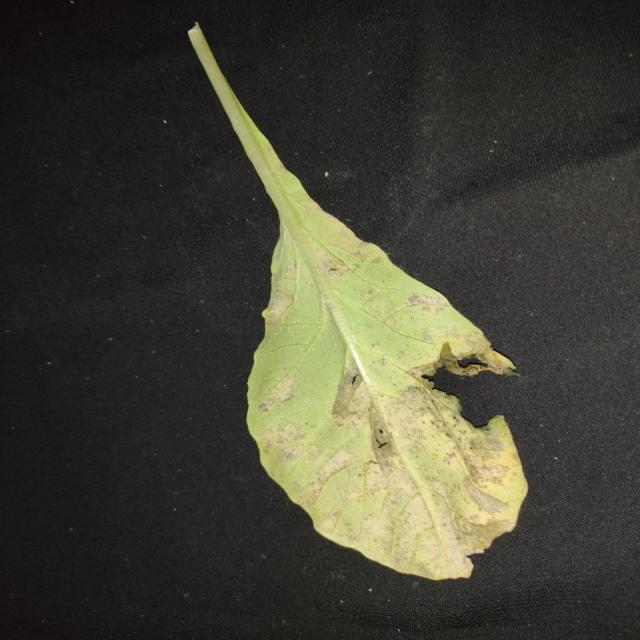
#> input picture original_dataset/test/images/Downey-Mildew-67-_jpg.rf.bab16d4437275fcb77301d542df937a4.jpg, 640 x 640 px
$ python -i merge_chili_dataset.py   (imports and definitions only)
#> lines starting #> are read from the running program, lines starting #| are printed output that depends on the picture
"""Safely merge the vetted Roboflow chili dataset into AgriVision training data.

The Roboflow export contains three rotated variants for most training images.  This
script keeps one variant per source image, maps the six source classes onto the
existing AgriVision class IDs, removes exact duplicates, and appends only to the
training split.  Existing validation and test images are never modified.
"""

import argparse
import hashlib
import re
import shutil
from collections import Counter, defaultdict
from pathlib import Path

import yaml
from PIL import Image

from split_dataset import CLIENTS, IMAGE_SUFFIXES, check_partition, class_names, validate_label


ROOT = Path(__file__).resolve().parent
DEFAULT_SOURCE = ROOT / "archive/imported_datasets/PENYAKIT PADA CABAI.v1i.yolov8"
ORIGINAL = ROOT / "original_dataset"
CLIENT_DATA = ROOT / "dataset"
SOURCE_SPLITS = ("train", "valid", "test")
SOURCE_NAMES = {
    0: "Cabai-Sehat",
    1: "Cabai-Terkena-Daun-Berkerut",
    2: "Cabai-Terkena-Penyakit-Anthacnose",
    3: "Cabai-Terkena-Penyakit-Kutu-Putih",
    4: "Cabai-Terkena-Penyakit-Leaf-Spot",
    5: "Cabai-Terkena-Penyakit-Yellowish",
}
TARGET_NAMES = {
    0: "Chili_healthy",
    1: "Chili_leaf_curl",
    2: "Chili_anthracnose",
    3: "Chili_whitefly",
    4: "Chili_leaf_spot",
    5: "Chili_yellowish",
}
SOURCE_ID_PATTERN = re.compile(r"\.rf\.[0-9a-f]+$", re.IGNORECASE)


def source_identity(image_path):
    """Return the pre-augmentation Roboflow source name."""
    return SOURCE_ID_PATTERN.sub("", image_path.stem)


# [22 lines left out: functions read_source_names, image_for_label, not called in this run]


def border_black_score(image_path):
    """Prefer the rotated variant with the smallest black border."""
    with Image.open(image_path) as image:
#> image is the input picture: PIL image 640x640 RGB; mean R, G, B 67, 66.2, 53.6
        image = image.convert("L")
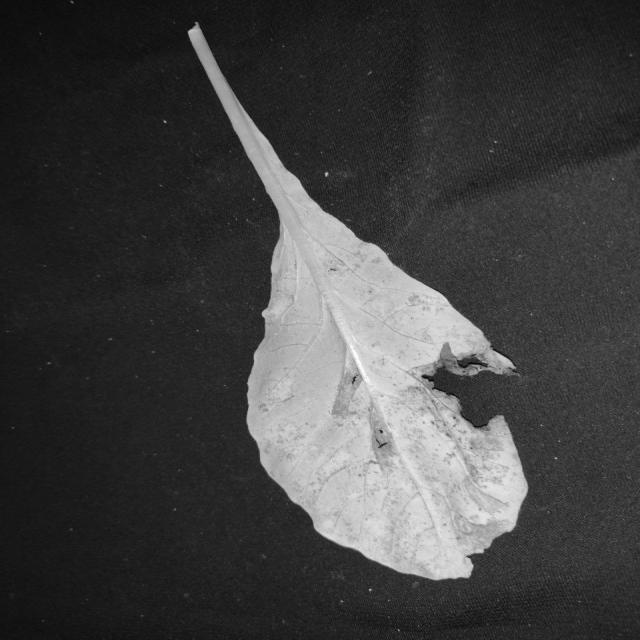
#> image: PIL image 640x640 L; min 4, max 253, mean 65.1
        width, height = image.size
#> width = 640; height = 640
        edge = max(1, min(width, height) // 20)
#> edge = 32
        regions = (
            (0, 0, width, edge),
            (0, height - edge, width, height),
            (0, edge, edge, height - edge),
            (width - edge, edge, width, height - edge),
        )
        black = 0
        total = 0
        for box in regions:
            crop = image.crop(box)
            histogram = crop.histogram()
            black += sum(histogram[:9])
            total += crop.width * crop.height
#> this loop made 4 passes
#> black on passes 1 to 4: 2, 3, 3, 3
#> pass 1, in border_black_score, `crop = image.crop(box)`:
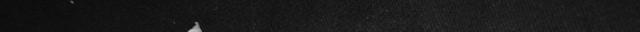
#> crop: PIL image 640x32 L; min 6, max 198, mean 25.3
#> pass 3, in border_black_score, `crop = image.crop(box)`:
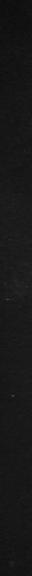
#> crop: PIL image 32x576 L; min 12, max 59, mean 23.6
#> after the loop, black = 3; total = 77824
        return black / total


# [78 lines left out: functions file_digest, remapped_label_text, collect_candidates, existing_hashes, label_class_ids, not called in this run]


def target_filename(image_path, digest):
    safe_stem = re.sub(r"[^A-Za-z0-9._-]+", "_", image_path.stem)
    return f"chili_rf_v1_{safe_stem}_{digest[:10]}{image_path.suffix.lower()}"


# [229 lines left out: functions audit, append_to_clients, apply_merge, print_audit, main, not called in this run]


# [2 lines not run here, left out]

>>> result = border_black_score('original_dataset/test/images/Downey-Mildew-67-_jpg.rf.bab16d4437275fcb77301d542df937a4.jpg')
#> result = 3.85e-05

$ run again, on original_dataset/valid/images/Bacterial-Spot_-150-_jpg.rf.a150b5ed6711550e9bdaf8bb395eca2d.jpg
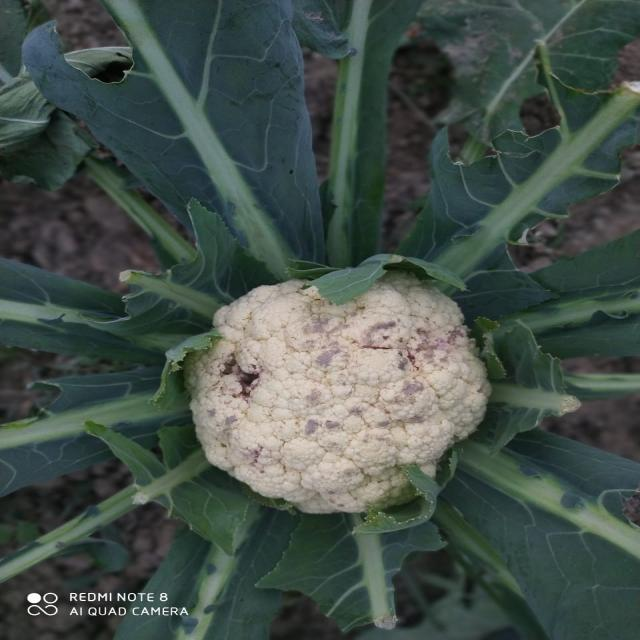
#> input picture original_dataset/valid/images/Bacterial-Spot_-150-_jpg.rf.a150b5ed6711550e9bdaf8bb395eca2d.jpg, 640 x 640 px
#> in border_black_score, image is the input picture: PIL image 640x640 RGB; mean R, G, B 68.3, 80.7, 74.3
#> image: PIL image 640x640 L
#> the loop in border_black_score, `for box in regions:` made 4 passes
#> black on passes 1 to 4: 0, 3, 3, 3
#> pass 1, in border_black_score, `crop = image.crop(box)`:
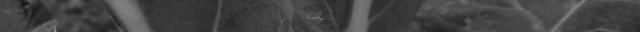
#> crop: PIL image 640x32 L; min 19, max 139, mean 67.4
#> pass 3, in border_black_score, `crop = image.crop(box)`:
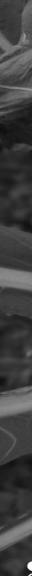
#> crop: PIL image 32x576 L; min 10, max 255, mean 63.6
#> after the loop in border_black_score, `for box in regions:`: black = 3; total = 77824
#> result = 3.85e-05
